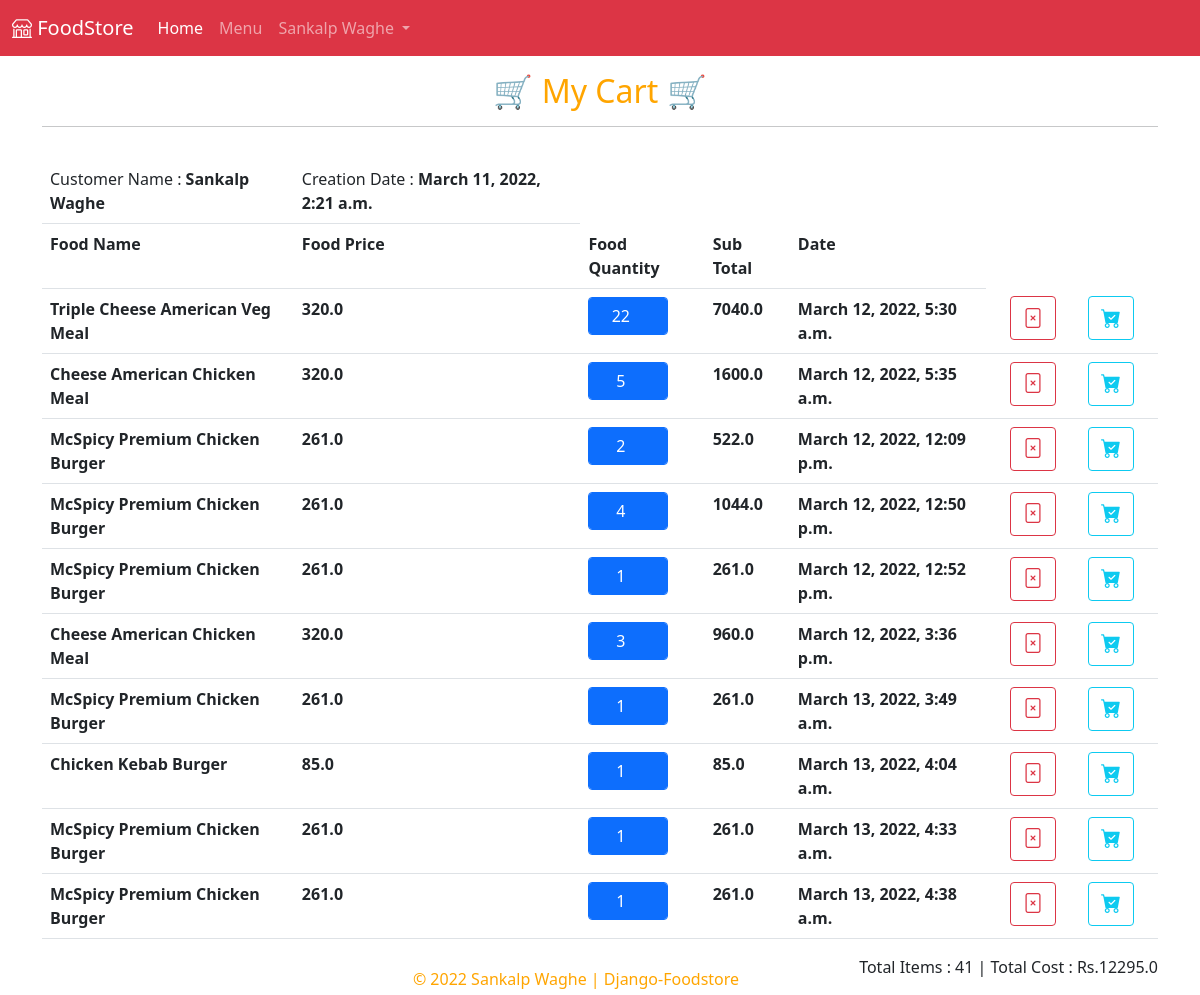
Page /cart/viewcart (signed in) on the committed database.
### account/models.py (models this page shows)
class MyUser(AbstractBaseUser):
    userId = models.BigAutoField(primary_key=True)
    first_name = models.CharField(max_length=50)
    last_name = models.CharField(max_length=50)
    contact = models.BigIntegerField(unique=True)
    user_Role = models.CharField(max_length=10)
    is_superuser = models.BooleanField(default=False)
    address = models.TextField()
    objects = MyUserManager()  # ? Manager created
    USERNAME_FIELD = "contact"
    REQUIRED_FIELDS = ("first_name", "last_name")

### cart/models.py (models this page shows, shortened)
class Cart(models.Model):
    user = models.OneToOneField(MyUser, on_delete=models.CASCADE)
    itemlist = models.ManyToManyField(CartItem)
    create_at = models.DateTimeField(auto_now_add=True)
    update_at = models.DateTimeField(auto_now=True)
    @property
    def get_cart_total(self):
        orderitems = self.itemlist.all()
        total = sum([item.get_total for item in orderitems])
        return total
    @property
    def get_cart_items(self):
        orderitems = self.itemlist.all()
        total = sum([item.quantity for item in orderitems])
        return total

class CartItem(models.Model):
    food = models.ForeignKey(Food, on_delete=models.CASCADE)
    quantity = models.IntegerField(default=1)
    create_at = models.DateTimeField(auto_now_add=True)
    update_at = models.DateTimeField(auto_now=True)
    @property
    def get_total(self):
        total = self.food.foodPrice * self.quantity
        return total

### food/models.py (models this page shows, shortened)
class Food(models.Model):
    foodId = models.AutoField(primary_key=True)
    foodTitle = models.CharField(max_length=20, default='Burger')
    foodName = models.CharField(max_length=50)
    foodType = models.CharField(max_length=10)
    foodPrice = models.FloatField()
    foodDesc = models.TextField()
    foodImage = models.ImageField(
        upload_to='foodimage/', default='NO-Image.jpg')

### cart/views.py (the view)
# urls.py: path("viewcart",viewcart,name="viewcart"),
def viewcart(request):
    cart, status = Cart.objects.get_or_create(user=request.user)
    orders = cart.itemlist.all()
    myfilter = OrderFilter()
    context = {'orders': orders, 'cart': cart, 'myfilter': myfilter}
    return render(request, 'cart/viewcart.html', context)

### templates/cart/viewcart.html (shortened to what this page needs)
{% extends 'base.html' %}
{% block body %}
    <div class="container"  >
        <div class="row">
            <div class="col my-3">
                <h2 style="text-align:center;color:orange;">🛒 My Cart 🛒</h2>
                <hr>
            </div>
        </div>
        <table class="table">
            <tr >
                <td>Customer Name : <strong> {{cart.user.first_name}} {{cart.user.last_name}}</td></strong>
                <td>Creation Date : <strong> {{cart.create_at}}</td> </strong>
            </tr>
            <tr>
                <th>Food Name</th>
                <th>Food Price</th>
                <th>Food Quantity</th>
                <th>Sub Total</th>
                <th>Date</th>
            </tr>
            {% for item in cart.itemlist.all  %}
            <tr>
                <th>{{item.food.foodName}}</th>
                <th>{{item.food.foodPrice}}</th>
                <th><input style="width:80px;" class="form-control btn btn-primary" type="number" min="1" value="{{item.quantity}}" id="{{item.pk}}" name="quantity"/></th>
                <th id="totalprice{{item.pk}}" >{{item.get_total}} </th>
                <th  >{{item.create_at}}</th>
                <th></th>
                <th> <a href="/cart/removeitem/{{item.pk}}" class="btn btn-outline-danger me-3">
                    <i class="bi bi-file-x"  style="font-size: 20px" ></i>
                  </a>
                </th>
                <th> <a href="/cart/checkout" class="btn btn-outline-info me-3">
                    <i class="bi bi-cart-check-fill"  style="font-size: 20px" ></i>
                  </a>
                </th>
            </tr>
               {% empty %}
                <tr>
                    <td colspan="4">
                        <h6 class="text-center">Cart is Empty...</h6>
                    </td>
                </tr>
            {% endfor %}
        </table>
        <p style="text-align:right " >Total Items : {{cart.get_cart_items}} | Total Cost : Rs.{{cart.get_cart_total}} </p>
    </div>
{% endblock body %}

### templates/base.html (shortened to what this page needs)
<!DOCTYPE html>
<html lang="en">
  <head>
    <link
      href="https://cdn.jsdelivr.net/npm/bootstrap@5.0.2/dist/css/bootstrap.min.css"
      rel="stylesheet"
    />
    <link
      rel="stylesheet"
      href="https://cdn.jsdelivr.net/npm/bootstrap-icons@1.8.1/font/bootstrap-icons.css"
    />
  </head>
  <body>
    <nav class="navbar navbar-expand-lg navbar-dark bg-danger">
      <div class="container-fluid">
        <a class="navbar-brand" href="/"><i class="bi bi-shop"></i> FoodStore</a>
        <div class="collapse navbar-collapse" id="navbarSupportedContent">
          <ul class="navbar-nav me-auto mb-2 mb-lg-0">
            <li class="nav-item">
              <a class="nav-link active" aria-current="page" href="/food"
                >Home</a
              >
            </li>
            <li class="nav-item">
              <a class="nav-link" href="/food/foodlist">Menu</a>
            </li>
            <li class="nav-item dropdown">
              <a
                class="nav-link dropdown-toggle"
                href="#"
                id="navbarDropdown"
                role="button"
                data-bs-toggle="dropdown"
                aria-expanded="false"
              >
                {% if request.user.is_authenticated %}
                {{ request.user.first_name }} {{ request.user.last_name }}
                {% else%} Users {% endif %}
              </a>
            </li>
          </ul>
        </div>
      </div>
    </nav>
    {% block body %}{% endblock body %}
    <footer class=" text-muted text-small" style="position:fixed;left:0;bottom:0;width:100%;text-align:center;" >
      <p class="mb-1 me-5" style="color:orange;">&copy; 2022 Sankalp Waghe | Django-Foodstore</p>
    </footer>
  </body>
</html>

### rows in the picture
MyUser: user.first_name "Sankalp", user.last_name "Waghe"
Cart: user.first_name "Sankalp", user.last_name "Waghe", create_at "March 11, 2022, 2:21 a.m.", get_cart_items "41", get_cart_total "12295.0"
CartItem: food.foodName "Triple Cheese American Veg Meal", food.foodPrice "320.0", quantity "22", get_total "7040.0", create_at "March 12, 2022, 5:30 a.m."
CartItem: food.foodName "Cheese American Chicken Meal", food.foodPrice "320.0", quantity "5", get_total "1600.0", create_at "March 12, 2022, 5:35 a.m."
CartItem: food.foodName "McSpicy Premium Chicken Burger", food.foodPrice "261.0", quantity "2", get_total "522.0", create_at "March 12, 2022, 12:09 p.m."
CartItem: food.foodName "McSpicy Premium Chicken Burger", food.foodPrice "261.0", quantity "4", get_total "1044.0", create_at "March 12, 2022, 12:50 p.m."
CartItem: food.foodName "McSpicy Premium Chicken Burger", food.foodPrice "261.0", quantity "1", get_total "261.0", create_at "March 12, 2022, 12:52 p.m."
CartItem: food.foodName "Cheese American Chicken Meal", food.foodPrice "320.0", quantity "3", get_total "960.0", create_at "March 12, 2022, 3:36 p.m."
CartItem: food.foodName "McSpicy Premium Chicken Burger", food.foodPrice "261.0", quantity "1", get_total "261.0", create_at "March 13, 2022, 3:49 a.m."
CartItem: food.foodName "Chicken Kebab Burger", food.foodPrice "85.0", quantity "1", get_total "85.0", create_at "March 13, 2022, 4:04 a.m."
CartItem: food.foodName "McSpicy Premium Chicken Burger", food.foodPrice "261.0", quantity "1", get_total "261.0", create_at "March 13, 2022, 4:33 a.m."
CartItem: food.foodName "McSpicy Premium Chicken Burger", food.foodPrice "261.0", quantity "1", get_total "261.0", create_at "March 13, 2022, 4:38 a.m."
